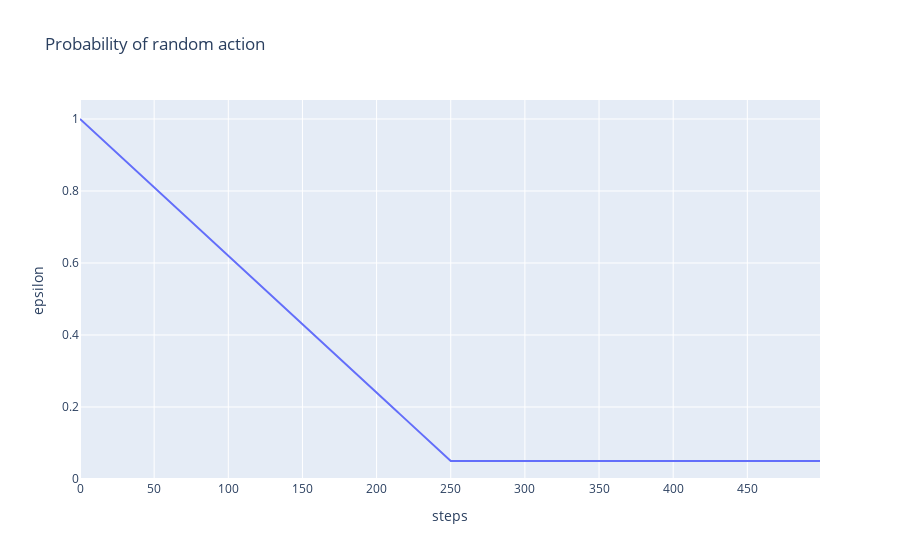

Notebook source saved alongside this figure:
### Code cell
def linear_schedule(
    current_step: int, start_e: float, end_e: float, exploration_fraction: float, total_timesteps: int
) -> float:
    '''Return the appropriate epsilon for the current step.

    Epsilon should be start_e at step 0 and decrease linearly to end_e at step (exploration_fraction * total_timesteps).

    It should stay at end_e for the rest of the episode.
    '''
    if current_step < exploration_fraction*total_timesteps:
        return start_e + (current_step/(total_timesteps*exploration_fraction))*(end_e - start_e) 
    return end_e


epsilons = [
    linear_schedule(step, start_e=1.0, end_e=0.05, exploration_fraction=0.5, total_timesteps=500)
    for step in range(500)
]
line(epsilons, labels={"x": "steps", "y": "epsilon"}, title="Probability of random action")

tests.test_linear_schedule(linear_schedule)

### Figure 1 — Plotly figure (JSON) as saved in the notebook; plotly's stock layout.template omitted (floating-point values rounded to 4 significant figures; data arrays with more than 128 entries replaced by an {"elided": "..."} marker saying what was removed)
{"data": [{"hovertemplate": "steps=%{x}<br>epsilon=%{y}<extra></extra>", "legendgroup": "", "line": {"color": "#636efa", "dash": "solid"}, "marker": {"symbol": "circle"}, "mode": "lines", "name": "", "orientation": "v", "showlegend": false, "type": "scatter", "x": {"elided": "500 int values"}, "xaxis": "x", "y": {"elided": "500 float values"}, "yaxis": "y"}], "layout": {"hovermode": "x unified", "legend": {"tracegroupgap": 0}, "title": {"text": "Probability of random action"}, "xaxis": {"anchor": "y", "domain": [0, 1], "title": {"text": "steps"}}, "yaxis": {"anchor": "x", "domain": [0, 1], "title": {"text": "epsilon"}}}}
